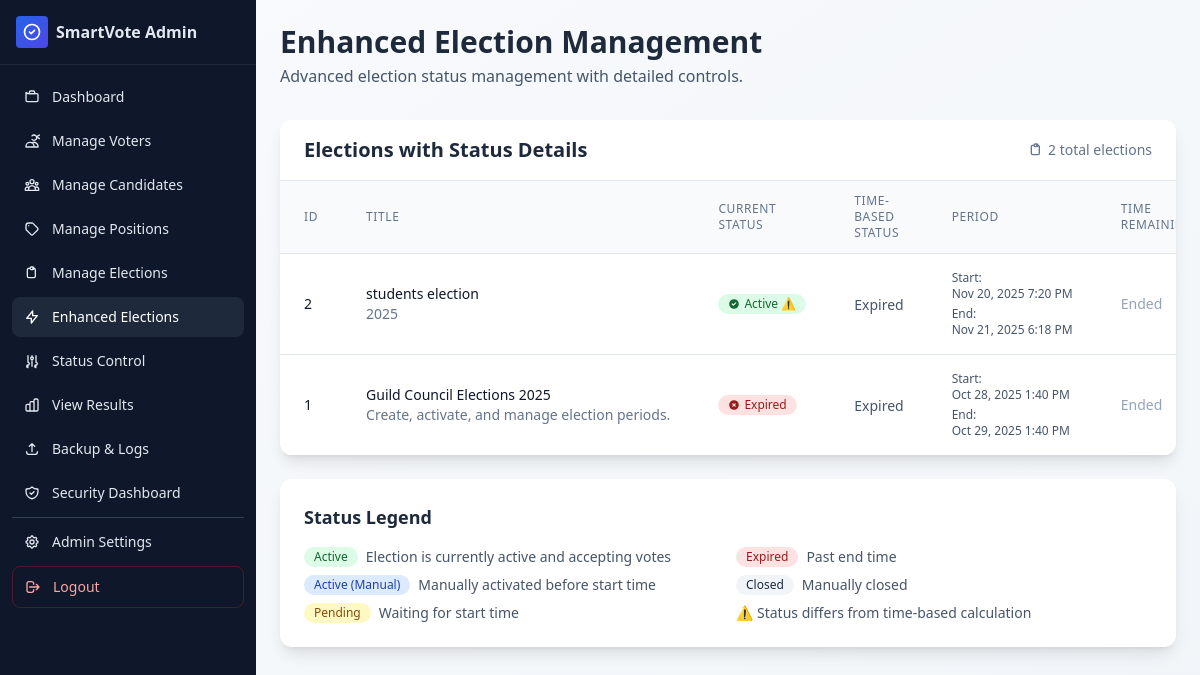
/admin/enhanced_elections.php (signed in), run on the app's committed database.
### tables this page shows
CREATE TABLE `elections` (
  `id` int(11) NOT NULL AUTO_INCREMENT,
  `title` varchar(200) NOT NULL,
  `description` text DEFAULT NULL,
  `start_date` datetime NOT NULL,
  `end_date` datetime NOT NULL,
  `status` enum('active','closed','pending','expired') NOT NULL DEFAULT 'closed',
  `manually_activated` tinyint(1) DEFAULT 0,
  `manually_activated_at` timestamp NULL DEFAULT NULL,
  `voters_can_view_results` tinyint(1) DEFAULT 0,
  `results_published_at` timestamp NULL DEFAULT NULL,
  `created_at` timestamp NOT NULL DEFAULT current_timestamp(),
  `name` varchar(255) NOT NULL DEFAULT '',
  PRIMARY KEY (`id`),
  KEY `idx_elections_dates` (`start_date`,`end_date`),
  KEY `idx_elections_status` (`status`),
  KEY `idx_voters_can_view_results` (`voters_can_view_results`)
);

### includes/election_manager.php (called while the page is built, shortened)
<?php
class ElectionManager {
    private $pdo;
    public function __construct(PDO $pdo) {
        $this->pdo = $pdo;
    }
    public function getElectionStatus(int $electionId): array {
        $election = $this->pdo->prepare("SELECT * FROM elections WHERE id = ?");
        $election->execute([$electionId]);
        $electionData = $election->fetch(PDO::FETCH_ASSOC);
        $now = date('Y-m-d H:i:s');
        $startTime = strtotime($electionData['start_date']);
        $endTime = strtotime($electionData['end_date']);
        $currentTime = strtotime($now);
        $statusInfo = [
            'found' => true,
            'election' => $electionData,
            'current_status' => $electionData['status'],
            'time_based_status' => $this->calculateTimeBasedStatus($currentTime, $startTime, $endTime),
            'is_manually_activated' => $electionData['status'] === 'active' && $currentTime < $startTime,
            'can_activate' => ($electionData['status'] === 'pending' || $electionData['status'] === 'closed') && $currentTime < $endTime,
            'can_close' => $electionData['status'] === 'active',
            'time_remaining' => $this->calculateTimeRemaining($currentTime, $endTime),
            'is_within_voting_period' => $currentTime >= $startTime && $currentTime <= $endTime
        ];
        return $statusInfo;
    }
    private function calculateTimeBasedStatus(int $currentTime, int $startTime, int $endTime): string {
        if ($currentTime > $endTime) {
            return 'expired';
        } elseif ($currentTime < $startTime) {
            return 'pending';
        } elseif ($currentTime >= $startTime && $currentTime <= $endTime) {
            return 'active';
        }
        return 'closed';
    }
    private function calculateTimeRemaining(int $currentTime, int $endTime): ?array {
        if ($currentTime >= $endTime) {
            return null;
        }
        $remaining = $endTime - $currentTime;
        $hours = floor($remaining / 3600);
        $minutes = floor(($remaining % 3600) / 60);
        $seconds = $remaining % 60;
        return [
            'total_seconds' => $remaining,
            'hours' => $hours,
            'minutes' => $minutes,
            'seconds' => $seconds,
            'formatted' => sprintf('%d hours, %d minutes', $hours, $minutes)
        ];
    }
    public function getAllElectionsWithStatus(): array {
        $elections = $this->pdo->query("SELECT * FROM elections ORDER BY created_at DESC")->fetchAll();
        $result = [];
        foreach ($elections as $election) {
            $statusInfo = $this->getElectionStatus($election['id']);
            $result[] = array_merge($election, $statusInfo);
        }
        return $result;
    }
}
?>

### admin/enhanced_elections.php (the view, shortened to what this page needs)
<?php
require_once __DIR__ . '/../includes/db_connect.php';
require_once __DIR__ . '/../includes/election_manager.php';
$electionManager = new ElectionManager($pdo);
$elections = $electionManager->getAllElectionsWithStatus();
function getEnhancedStatusBadge($election) {
    $status = $election['current_status'];
    $isManuallyActivated = $election['is_manually_activated'] ?? false;
    $timeBasedStatus = $election['time_based_status'] ?? $status;
    $badgeClass = '';
    $badgeText = '';
    $icon = '';
    switch ($status) {
        case 'active':
            $badgeClass = 'bg-green-100 text-green-800';
            $badgeText = 'Active';
            $icon = 'M10 18a8 8 0 100-16 8 8 0 000 16zm3.707-9.293a1 1 0 00-1.414-1.414L9 10.586 7.707 9.293a1 1 0 00-1.414 1.414l2 2a1 1 0 001.414 0l4-4z';
            break;
        case 'expired':
            $badgeClass = 'bg-red-100 text-red-800';
            $badgeText = 'Expired';
            $icon = 'M10 18a8 8 0 100-16 8 8 0 000 16zM8.707 7.293a1 1 0 00-1.414 1.414L8.586 10l-1.293 1.293a1 1 0 101.414 1.414L10 11.414l1.293 1.293a1 1 0 001.414-1.414L11.414 10l1.293-1.293a1 1 0 00-1.414-1.414L10 8.586 8.707 7.293z';
            break;
    }
    $statusMismatch = $status !== $timeBasedStatus;
    $mismatchIndicator = $statusMismatch ? ' ⚠️' : '';
    return '<span class="inline-flex items-center px-2.5 py-0.5 rounded-full text-xs font-medium ' . $badgeClass . '">
        <svg class="w-3 h-3 mr-1" fill="currentColor" viewBox="0 0 20 20">
            <path fill-rule="evenodd" d="' . $icon . '" clip-rule="evenodd"></path>
        </svg>
        ' . $badgeText . $mismatchIndicator . '
    </span>';
}
?>
<!DOCTYPE html>
<html lang="en">
<head>
    <script src="https://cdn.tailwindcss.com"></script>
</head>
<body class="bg-gradient-to-br from-slate-50 to-slate-100 min-h-screen">
    <?php include __DIR__ . '/includes/sidebar.php'; ?>
    <main class="lg:ml-64 p-4 lg:p-6 pt-16 lg:pt-6 min-h-screen">
            <div class="mb-8">
                <h1 class="text-3xl font-bold text-slate-800">Enhanced Election Management</h1>
                <p class="text-slate-600 mt-1">Advanced election status management with detailed controls.</p>
            </div>
            <div class="bg-white rounded-xl shadow-lg overflow-hidden">
                <div class="px-6 py-4 border-b border-slate-200">
                    <div class="flex items-center justify-between">
                        <h2 class="text-xl font-semibold text-slate-800">Elections with Status Details</h2>
                        <div class="flex items-center text-sm text-slate-500">
                            <svg class="w-4 h-4 mr-1" fill="none" stroke="currentColor" viewBox="0 0 24 24">
                                <path stroke-linecap="round" stroke-linejoin="round" stroke-width="2" d="M9 5H7a2 2 0 00-2 2v10a2 2 0 002 2h8a2 2 0 002-2V7a2 2 0 00-2-2h-2M9 5a2 2 0 002 2h2a2 2 0 002-2M9 5a2 2 0 012-2h2a2 2 0 012 2"></path>
                            </svg>
                            <?php echo count($elections); ?> total elections
                        </div>
                    </div>
                </div>
                <div class="overflow-x-auto">
                    <table class="min-w-full divide-y divide-slate-200">
                        <thead class="bg-slate-50">
                            <tr>
                                <th class="px-6 py-3 text-left text-xs font-medium text-slate-500 uppercase tracking-wider">ID</th>
                                <th class="px-6 py-3 text-left text-xs font-medium text-slate-500 uppercase tracking-wider">Title</th>
                                <th class="px-6 py-3 text-left text-xs font-medium text-slate-500 uppercase tracking-wider">Current Status</th>
                                <th class="px-6 py-3 text-left text-xs font-medium text-slate-500 uppercase tracking-wider">Time-Based Status</th>
                                <th class="px-6 py-3 text-left text-xs font-medium text-slate-500 uppercase tracking-wider">Period</th>
                                <th class="px-6 py-3 text-left text-xs font-medium text-slate-500 uppercase tracking-wider">Time Remaining</th>
                            </tr>
                        </thead>
                        <tbody class="bg-white divide-y divide-slate-200">
                            <?php foreach ($elections as $election): ?>
                                <tr class="hover:bg-slate-50 transition-colors">
                                    <td class="px-6 py-4 whitespace-nowrap text-sm font-medium text-slate-900">
                                        <?php echo (int)$election['id']; ?>
                                    </td>
                                    <td class="px-6 py-4 whitespace-nowrap">
                                        <div>
                                            <div class="text-sm font-medium text-slate-900"><?php echo htmlspecialchars($election['title']); ?></div>
                                            <?php if ($election['description']): ?>
                                                <div class="text-sm text-slate-500 max-w-xs truncate"><?php echo htmlspecialchars($election['description']); ?></div>
                                            <?php endif; ?>
                                        </div>
                                    </td>
                                    <td class="px-6 py-4 whitespace-nowrap">
                                        <?php echo getEnhancedStatusBadge($election); ?>
                                    </td>
                                    <td class="px-6 py-4 whitespace-nowrap">
                                        <span class="text-sm text-slate-600">
                                            <?php echo ucfirst($election['time_based_status']); ?>
                                        </span>
                                    </td>
                                    <td class="px-6 py-4 whitespace-nowrap text-sm text-slate-600">
                                        <div class="flex flex-col">
                                            <div class="text-xs">
                                                <div class="font-medium">Start:</div>
                                                <div><?php echo date('M j, Y g:i A', strtotime($election['start_date'])); ?></div>
                                            </div>
                                            <div class="text-xs mt-1">
                                                <div class="font-medium">End:</div>
                                                <div><?php echo date('M j, Y g:i A', strtotime($election['end_date'])); ?></div>
                                            </div>
                                        </div>
                                    </td>
                                    <td class="px-6 py-4 whitespace-nowrap text-sm text-slate-600">
                                        <?php if ($election['time_remaining']): ?>
                                            <div class="text-sm">
                                                <div class="font-medium"><?php echo $election['time_remaining']['formatted']; ?></div>
                                                <div class="text-xs text-slate-500">
                                                    <?php echo $election['time_remaining']['total_seconds']; ?> seconds
                                                </div>
                                            </div>
                                        <?php else: ?>
                                            <span class="text-slate-400">Ended</span>
                                        <?php endif; ?>
                                    </td>
                                </tr>
                            <?php endforeach; ?>
                        </tbody>
                    </table>
                </div>
            </div>
            <div class="mt-6 bg-white rounded-xl shadow-lg p-6">
                <h3 class="text-lg font-semibold text-slate-800 mb-4">Status Legend</h3>
                <div class="grid grid-cols-1 md:grid-cols-2 gap-4">
                    <div class="space-y-2">
                        <div class="flex items-center">
                            <span class="inline-flex items-center px-2.5 py-0.5 rounded-full text-xs font-medium bg-green-100 text-green-800 mr-2">Active</span>
                            <span class="text-sm text-slate-600">Election is currently active and accepting votes</span>
                        </div>
                        <div class="flex items-center">
                            <span class="inline-flex items-center px-2.5 py-0.5 rounded-full text-xs font-medium bg-blue-100 text-blue-800 mr-2">Active (Manual)</span>
                            <span class="text-sm text-slate-600">Manually activated before start time</span>
                        </div>
                        <div class="flex items-center">
                            <span class="inline-flex items-center px-2.5 py-0.5 rounded-full text-xs font-medium bg-yellow-100 text-yellow-800 mr-2">Pending</span>
                            <span class="text-sm text-slate-600">Waiting for start time</span>
                        </div>
                    </div>
                    <div class="space-y-2">
                        <div class="flex items-center">
                            <span class="inline-flex items-center px-2.5 py-0.5 rounded-full text-xs font-medium bg-red-100 text-red-800 mr-2">Expired</span>
                            <span class="text-sm text-slate-600">Past end time</span>
                        </div>
                        <div class="flex items-center">
                            <span class="inline-flex items-center px-2.5 py-0.5 rounded-full text-xs font-medium bg-slate-100 text-slate-800 mr-2">Closed</span>
                            <span class="text-sm text-slate-600">Manually closed</span>
                        </div>
                        <div class="flex items-center">
                            <span class="text-sm text-slate-600">⚠️</span>
                            <span class="text-sm text-slate-600 ml-1">Status differs from time-based calculation</span>
                        </div>
                    </div>
                </div>
            </div>
        </main>
</body>
</html>

### data on the page
elections: id "2", title "students election", description "2025", status "Active", status "⚠️", time_based_status "Expired", start_date "Nov 20, 2025 7:20 PM", end_date "Nov 21, 2025 6:18 PM"
elections: id "1", title "Guild Council Elections 2025", description "Create, activate, and manage election periods.", status "Expired", start_date "Oct 28, 2025 1:40 PM", end_date "Oct 29, 2025 1:40 PM"

### other printed values
$sidebarConfig['brand']['title'] "SmartVote Admin"
$item['title'] "Dashboard"
$item['title'] "Manage Voters"
$item['title'] "Manage Candidates"
$item['title'] "Manage Positions"
$item['title'] "Manage Elections"
$item['title'] "Enhanced Elections"
$item['title'] "Status Control"
$item['title'] "View Results"
$item['title'] "Backup & Logs"
$item['title'] "Security Dashboard"
$item['title'] "Admin Settings"
$logoutConfig['title'] "Logout"
count($elections) "2"
